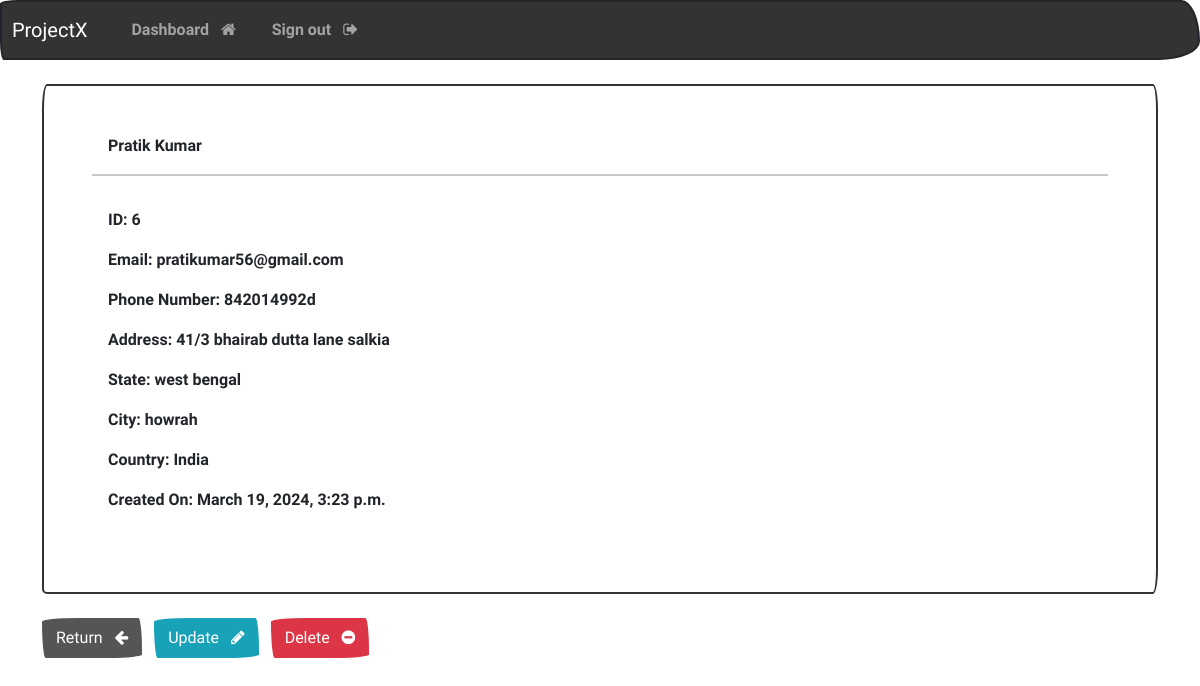
The app's page /record/6 (signed in) with its own data.
### webapp/models.py (models this page shows, shortened)
class Record(models.Model):
    creation_date = models.DateTimeField(auto_now_add = True)
    first_name = models.CharField(max_length = 100)
    last_name = models.CharField(max_length = 100)
    email = models.CharField(max_length=255)
    phone = models.CharField(max_length=10)
    address= models.CharField(max_length=300)
    state = models.CharField(max_length= 255)
    city = models.CharField(max_length= 255)
    country = models.CharField(max_length= 255)

### webapp/views.py (the view)
# urls.py: path('record/<int:pk>', views.singular_record, name='record'),
@login_required(login_url='my-login')
def singular_record(request,pk):
    all_records = Record.objects.get(id=pk)
    context = {'record': all_records}
    return render(request, 'webapp/view-record.html', context=context)

### webapp/templates/webapp/view-record.html (shortened to what this page needs)
{% extends "webapp/base.html" %}
{% block content %}
    <div class="card p-5">
        <strong>
            {{record.first_name}}
            {{record.last_name}}
        </strong>
        <hr>
        <div class="card-body">
            <p><strong>ID: </strong> {{record.id}} </p>
            <p><strong>Email: </strong> {{record.email}} </p>
            <p><strong>Phone Number: </strong> {{record.phone}} </p>
            <p><strong>Address: </strong> {{record.address}} </p>
            <p><strong>State: </strong> {{record.state}} </p>
            <p><strong>City: </strong> {{record.city}} </p>
            <p><strong>Country: </strong> {{record.country}} </p>
            <p><strong>Created On: </strong> {{record.creation_date}} </p>
        </div>
    </div>
    <br>
    <a href="{% url 'dashboard' %}" class="btn btn-secondary">Return &nbsp <i class="fa fa-arrow-left" aria-hidden="true"></i></a>
    <a href="{% url 'update-record' record.id %}" class="btn btn-info">Update &nbsp <i class="fa fa-pencil" aria-hidden="true"></i></a>
    <a href="{% url 'delete-record' record.id %}" class="btn btn-danger btn-hover">Delete &nbsp <i class="fa fa-minus-circle" aria-hidden="true"></i></a>
{% endblock  %}

### records on screen
Record: first_name "Pratik", last_name "Kumar", id "6", email "pratikumar56@gmail.com", phone "842014992d", address "41/3 bhairab dutta lane salkia", state "west bengal", city "howrah", country "India", creation_date "March 19, 2024, 3:23 p.m."
